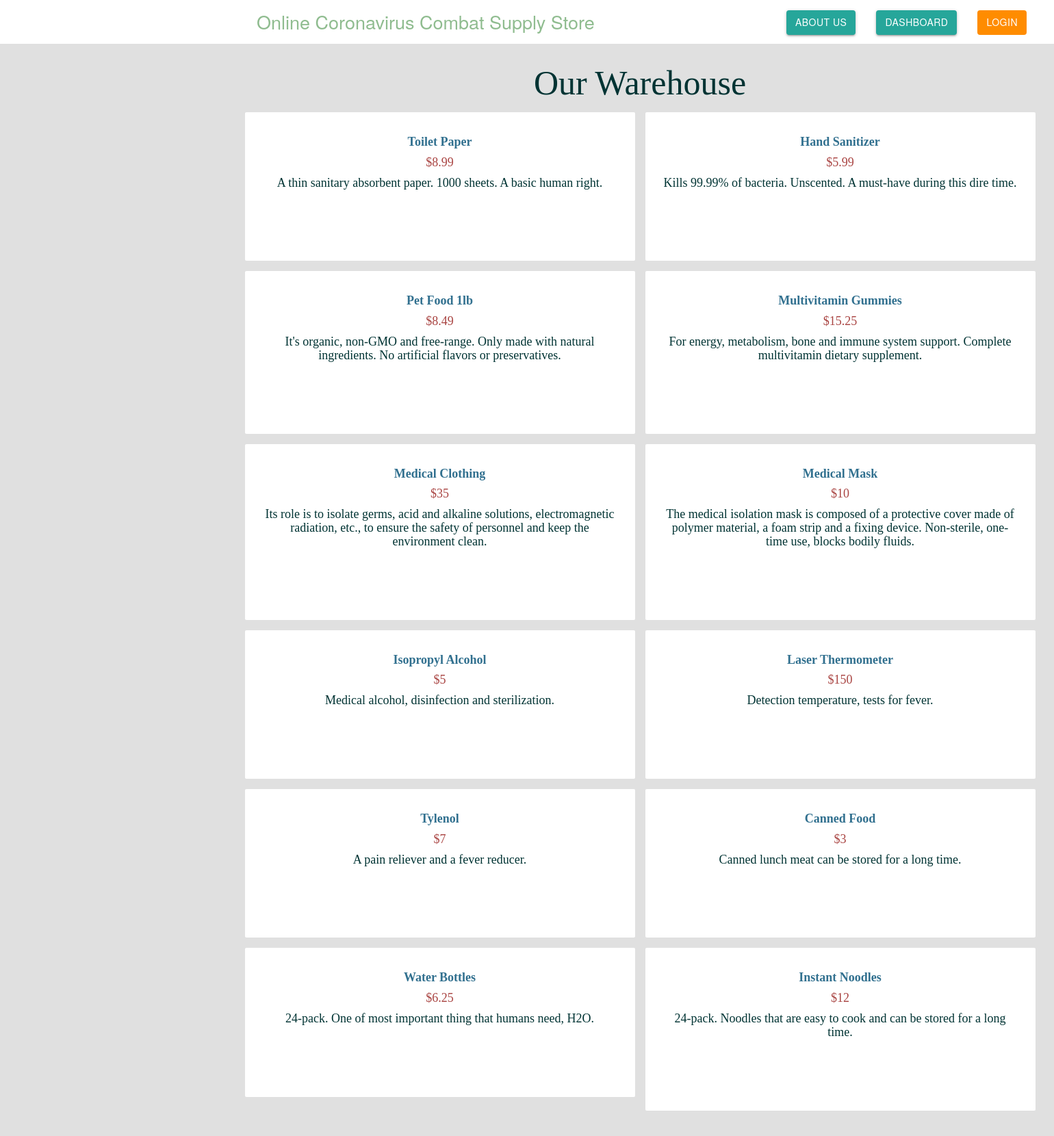
The page / on the database its author committed.
### tables this page shows
CREATE TABLE `items` (
  `ID` int(11) NOT NULL,
  `Item` varchar(255) NOT NULL,
  `Qty` int(50) NOT NULL,
  `Price` float NOT NULL,
  `Description` text NOT NULL
);

### index.php (the view, shortened to what this page needs)
<?php
	include('db_connect.php');
	include('header.php');
	$sql = 'SELECT Item, Qty, Price, Description, ID FROM items ORDER BY ID';
	$result = mysqli_query($con, $sql);
?>
<!DOCTYPE html>
<html>
	<link rel="stylesheet" href="https://maxcdn.bootstrapcdn.com/bootstrap/3.3.6/css/bootstrap.min.css" />
<?php
if($email != '' || $email != null){
	echo "<div class=container style=margin-left:150px>";
}
else{
	echo"<div class=container style=margin-left:350px>";
}
?>
	<br>
	<h4 class="center" style="font-size:50px;color:#003333;font-family:georgia;">Our Warehouse</h4>
		<div class="row">
			<?php
				if(mysqli_num_rows($result) > 0){
				while($row = mysqli_fetch_array($result)){
					?>
				<div class="col s6 md3">
					<div class="card z-depth-0">
						<div class="card-content center">
							<h6><font size="6" face="timesnewroman"
          color="rgb(128, 128, 0)">
				<h4 class="text-info"><b><?php echo $row["Item"]; ?></h4></b>
						<h4 class="text-danger">$<?php echo $row["Price"]; ?></h4>
						<h4 class="text-danger" style="color:#003333"><?php echo $row["Description"]; ?></h4>
						<form method="post" action="index.php?action=add&ID=<?php echo $row["ID"]; ?>">
						</form>
						</div>
					</div>
				</div>
				<?php
					}
				}
			?>
		</div>
	</div>
	<html>
	</body>
</html>

### header.php (shortened to what this page needs)
<head>
	<link rel="stylesheet" href="https://cdnjs.cloudflare.com/ajax/libs/materialize/1.0.0/css/materialize.min.css">
	<link rel="stylesheet" href="https://cdnjs.cloudflare.com/ajax/libs/font-awesome/4.7.0/css/font-awesome.min.css">
	<?php
		$email = $_SESSION['email'];
		$firstName = $_SESSION['firstName'];
	?>
</head>
	<body class="grey lighten-2">
		<nav class="white z-depth-0">
			<?php
			if($email != '' || $email != null){
				echo "<div class=container style=margin-left:160px>";
			}
			else{
				echo"<div class=container style=margin-left:360px>";
			}
			?>
				<a href="index.php" class="brand-logo brand-text" style = "font-size:27px">Online Coronavirus Combat Supply Store</a>
					<ul id="nav-mobile" class="right hide-on-small-and-down">
					<li><a href="aboutus.php" button type="button" class="btn btn-outline-primary">
					<?php echo"About Us";?></a><li></button>
					<li><a href="dashboard.php" button type="button" class="btn btn-outline-primary">
					<?php echo"Dashboard";?></a><li></button>
					<?php if($firstName == ""){	?>
						<li><a href="login.php" class="btn brand z-depth-0" name = "login">
					<?php echo "LOGIN";}?></a><li>
					</ul>
				</div>
			</nav>
		</body>
	</head>

### rows shown on the page
items: Item "Toilet Paper", Price "8.99", Description "A thin sanitary absorbent paper. 1000 sheets. A basic human right."
items: Item "Hand Sanitizer", Price "5.99", Description "Kills 99.99% of bacteria. Unscented. A must-have during this dire time."
items: Item "Pet Food 1lb", Price "8.49", Description "It's organic, non-GMO and free-range. Only made with natural ingredients. No artificial flavors or preservatives."
items: Item "Multivitamin Gummies", Price "15.25", Description "For energy, metabolism, bone and immune system support. Complete multivitamin dietary supplement."
items: Item "Medical Clothing", Price "35", Description "Its role is to isolate germs, acid and alkaline solutions, electromagnetic radiation, etc., to ensure the safety of personnel and keep the environment clean."
items: Item "Medical Mask", Price "10", Description "The medical isolation mask is composed of a protective cover made of polymer material, a foam strip and a fixing device. Non-sterile, one-time use, blocks bodily fluids."
items: Item "Isopropyl Alcohol", Price "5", Description "Medical alcohol, disinfection and sterilization."
items: Item "Laser Thermometer", Price "150", Description "Detection temperature, tests for fever."
items: Item "Tylenol", Price "7", Description "A pain reliever and a fever reducer."
items: Item "Canned Food", Price "3", Description "Canned lunch meat can be stored for a long time."
items: Item "Water Bottles", Price "6.25", Description "24-pack. One of most important thing that humans need, H2O."
items: Item "Instant Noodles", Price "12", Description "24-pack. Noodles that are easy to cook and can be stored for a long time."
